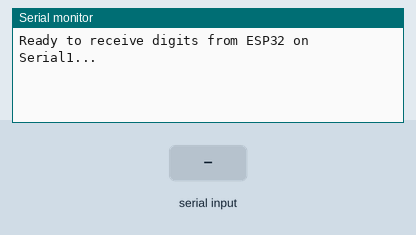
A sketch run on a simulated Arduino Mega 2560, built with avr-gcc and run on an emulated ATmega2560. Shown: the last lines printed to the serial monitor. The inputs (shaded band) are chosen by the test bench.

Above: at 1.2 s.
1.3 s: "1" received over the second serial link
At 2.1 s:
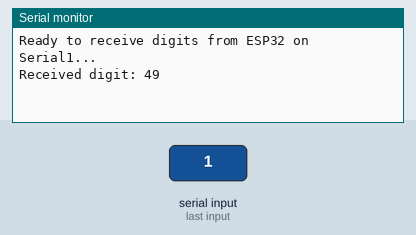
2.8 s: "0" received over the second serial link
At 3.2 s:
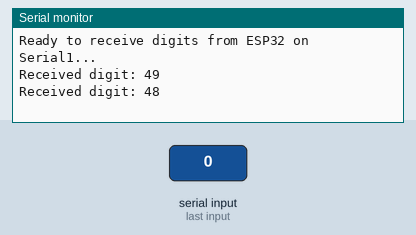
4.3 s: "2" received over the second serial link
At 5.6 s:
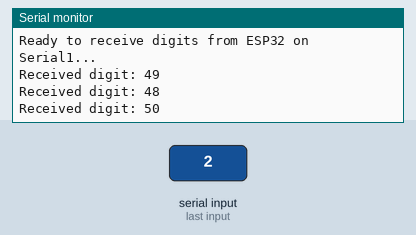

Measured:
- after the input at 1.3 s, the serial monitor: prints a new line at once (image 1)
- after the input at 2.8 s, the serial monitor: prints a new line at once (image 2)
- after the input at 4.3 s, the serial monitor: prints a new line at once (image 3)

The sketch:

UART_Mega_Slave.ino
```cpp
// Arduino Mega UART Receiver using Serial1
int incomingValue;

void setup() {
  Serial.begin(115200);    // for Serial Monitor
  Serial1.begin(9600);   // for ESP32 comms (pins 19=RX1, 18=TX1)
  Serial.println("Ready to receive digits from ESP32 on Serial1...");
}

void loop() {
  if (Serial1.available() > 0) {
    incomingValue = Serial1.read(); // read raw byte
    Serial.print("Received digit: ");
    Serial.println(incomingValue);  // display in Serial Monitor
  }
}
```
